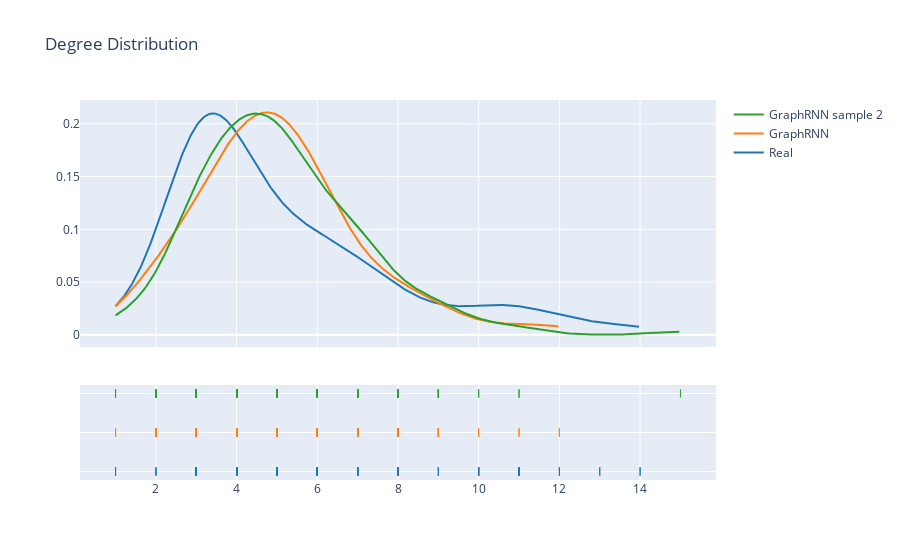

This figure's notebook cell:
### Code cell
# best way but random
sampled_pred = random.sample(pred_20,k=10)
deg_sample_pred_20=[]
for g in sampled_pred:
    for _,deg in g.degree():
        deg_sample_pred_20.append(deg)
        
sampled_pred1 = random.sample(pred_20,k=10)
deg_sample_pred_20_1=[]
for g in sampled_pred1:
    for _,deg in g.degree():
        deg_sample_pred_20_1.append(deg)
        
hist_data = [deg_test_20,deg_sample_pred_20,deg_sample_pred_20_1]
fig = ff.create_distplot(hist_data,['Real','GraphRNN','GraphRNN sample 2'],show_hist=False)
fig['layout'].update(title='Degree Distribution')
iplot(fig)

### Figure 1 — Plotly figure (JSON) as saved in the notebook; plotly's stock layout.template omitted (floating-point values rounded to 4 significant figures; data arrays with more than 128 entries replaced by an {"elided": "..."} marker saying what was removed)
{"data": [{"legendgroup": "Real", "marker": {"color": "rgb(31, 119, 180)"}, "mode": "lines", "name": "Real", "showlegend": true, "type": "scatter", "x": {"elided": "500 float values"}, "xaxis": "x", "y": {"elided": "500 float values"}, "yaxis": "y"}, {"legendgroup": "GraphRNN", "marker": {"color": "rgb(255, 127, 14)"}, "mode": "lines", "name": "GraphRNN", "showlegend": true, "type": "scatter", "x": {"elided": "500 float values"}, "xaxis": "x", "y": {"elided": "500 float values"}, "yaxis": "y"}, {"legendgroup": "GraphRNN sample 2", "marker": {"color": "rgb(44, 160, 44)"}, "mode": "lines", "name": "GraphRNN sample 2", "showlegend": true, "type": "scatter", "x": {"elided": "500 float values"}, "xaxis": "x", "y": {"elided": "500 float values"}, "yaxis": "y"}, {"legendgroup": "Real", "marker": {"color": "rgb(31, 119, 180)", "symbol": "line-ns-open"}, "mode": "markers", "name": "Real", "showlegend": false, "type": "scatter", "x": {"elided": "200 int values"}, "xaxis": "x", "y": {"elided": "200 str values"}, "yaxis": "y2"}, {"legendgroup": "GraphRNN", "marker": {"color": "rgb(255, 127, 14)", "symbol": "line-ns-open"}, "mode": "markers", "name": "GraphRNN", "showlegend": false, "type": "scatter", "x": {"elided": "200 int values"}, "xaxis": "x", "y": {"elided": "200 str values"}, "yaxis": "y2"}, {"legendgroup": "GraphRNN sample 2", "marker": {"color": "rgb(44, 160, 44)", "symbol": "line-ns-open"}, "mode": "markers", "name": "GraphRNN sample 2", "showlegend": false, "type": "scatter", "x": {"elided": "199 int values"}, "xaxis": "x", "y": {"elided": "199 str values"}, "yaxis": "y2"}], "layout": {"barmode": "overlay", "hovermode": "closest", "legend": {"traceorder": "reversed"}, "title": {"text": "Degree Distribution"}, "xaxis": {"anchor": "y2", "domain": [0, 1], "zeroline": false}, "yaxis": {"anchor": "free", "domain": [0.35, 1], "position": 0}, "yaxis2": {"anchor": "x", "domain": [0, 0.25], "dtick": 1, "showticklabels": false}}}
